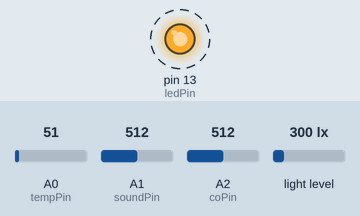
A sketch run on a simulated Arduino Uno, built with avr-gcc and run on an emulated ATmega328P. Shown: output pins drawn as LEDs (lit = HIGH). Wiring (inferred from the names in the program): TSL2561 light sensor at I2C address 0x39. Dashed ring = blinking. The inputs (shaded band) are chosen by the test bench; at power-on: A0 (tempPin) = 51, A1 (soundPin) = 512, A2 (coPin) = 512, light level 300 lx. What the sketch prints to the serial monitor is not drawn.

Above: at 0.2 s.
Timing chart, 0 to 3.0 s (numbered marks = the images above):
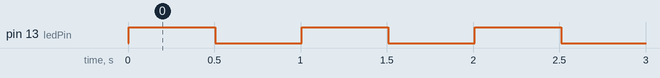

Measured:
- by itself, pin 13 (ledPin): alternates HIGH for 0.50 s and LOW for 0.50 s

The sketch:

Experimento1.ino
```cpp
#include <SparkFunTSL2561.h>
#include <Wire.h>

SFE_TSL2561 light;

const int tempPin=A0;
const int soundPin=A1;
const int coPin=A2;
const int ledPin = 13;

const String tempUnit = "(*C)";
const String coUnit = "(PPM)";
const String sonUnit = "(dB)";
const String luUnit = "(Lux)";

int coPPM=0;
int tempC=0;
int sonDb=0;
int luzL=0;
boolean gain;     // Gain setting, 0 = X1, 1 = X16;
unsigned int ms;  // Integration ("shutter") time in milliseconds


String respArray[8] = {"","","","","","","",""};


void setup() {
  // put your setup code here, to run once:
  Serial.begin(9600);
  light.begin();
  unsigned char ID;

  if (light.getID(ID))
  {
    //Serial.print("Got factory ID: 0X");
    //Serial.print(ID,HEX);
    //Serial.println(", should be 0X5X");
  }
    else
  {
    byte error = light.getError();
    printError(error);
  }

  gain = 0;

  unsigned char time = 2;

  light.setTiming(gain,time,ms);

  light.setPowerUp();

  respArray[1] = String(tempUnit);
  respArray[3] = String(coUnit);
  respArray[5] = String(sonUnit);
  respArray[7] = String(luUnit);
  pinMode(tempPin,INPUT);
  pinMode(soundPin,INPUT);
  pinMode(coPin,INPUT);
  pinMode(ledPin, OUTPUT);
}

void loop() {
  unsigned int data0, data1;
    if (light.getData(data0,data1))
  {
    ms = 1000;
    double lux;    // Resulting lux value
    boolean good;  // True if neither sensor is saturated
    good = light.getLux(gain,ms,data0,data1,lux);
    luzL=(int)lux;
  }
    else
  {
    // getData() returned false because of an I2C error, inform the user.

    byte error = light.getError();
    printError(error);
  }
  digitalWrite(ledPin, HIGH);
  tempC = analogRead(tempPin);//dht.readTemperature();
  coPPM = analogRead(coPin);
  sonDb = analogRead(soundPin);
  tempC = (4.9 * tempC * 100.0)/1024.0;

  respArray[0] = String(tempC);
  respArray[2] = String(coPPM);
  respArray[4] = String(sonDb);
  respArray[6] = String(luzL);

  for (int i=0; i<8; i++){
     // imprime el elemento del arreglo por el puerto serial
     Serial.print(respArray[i]);
     // espacio para diferenciar elementos en el arreglo
     Serial.print("\t");
   }
   Serial.println("");
   delay(500);
   digitalWrite(ledPin, LOW);
   delay(500);
}

void printError(byte error)
  // If there's an I2C error, this function will
  // print out an explanation.
{
  /*Serial.print("I2C error: ");
  Serial.print(error,DEC);
  Serial.print(", ");

  switch(error)
  {
    case 0:
      Serial.println("success");
      break;
    case 1:
      Serial.println("data too long for transmit buffer");
      break;
    case 2:
      Serial.println("received NACK on address (disconnected?)");
      break;
    case 3:
      Serial.println("received NACK on data");
      break;
    case 4:
      Serial.println("other error");
      break;
    default:
      Serial.println("unknown error");
  }*/
}
```
